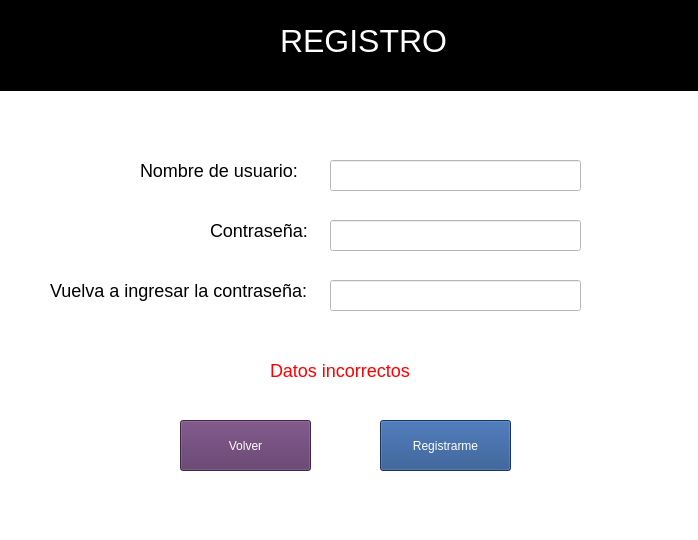
<?xml version="1.0" encoding="UTF-8"?>
<ui version="4.0">
 <class>MainWindow</class>
 <widget class="QMainWindow" name="MainWindow">
  <property name="geometry">
   <rect>
    <x>0</x>
    <y>0</y>
    <width>698</width>
    <height>540</height>
   </rect>
  </property>
  <property name="windowTitle">
   <string>MainWindow</string>
  </property>
  <property name="styleSheet">
   <string notr="true">background-color: white;</string>
  </property>
  <widget class="QWidget" name="centralwidget">
   <widget class="QLabel" name="label">
    <property name="geometry">
     <rect>
      <x>140</x>
      <y>160</y>
      <width>181</width>
      <height>21</height>
     </rect>
    </property>
    <property name="styleSheet">
     <string notr="true">font-size: 18px;</string>
    </property>
    <property name="text">
     <string>Nombre de usuario:</string>
    </property>
   </widget>
   <widget class="QLabel" name="label_2">
    <property name="geometry">
     <rect>
      <x>210</x>
      <y>220</y>
      <width>101</width>
      <height>21</height>
     </rect>
    </property>
    <property name="styleSheet">
     <string notr="true">font-size: 18px;</string>
    </property>
    <property name="text">
     <string>Contraseña:</string>
    </property>
   </widget>
   <widget class="QLineEdit" name="textoUsuario">
    <property name="geometry">
     <rect>
      <x>330</x>
      <y>160</y>
      <width>251</width>
      <height>31</height>
     </rect>
    </property>
   </widget>
   <widget class="QLineEdit" name="textoPassword">
    <property name="geometry">
     <rect>
      <x>330</x>
      <y>220</y>
      <width>251</width>
      <height>31</height>
     </rect>
    </property>
    <property name="echoMode">
     <enum>QLineEdit::Password</enum>
    </property>
   </widget>
   <widget class="QPushButton" name="botonIngresar">
    <property name="geometry">
     <rect>
      <x>380</x>
      <y>420</y>
      <width>131</width>
      <height>51</height>
     </rect>
    </property>
    <property name="styleSheet">
     <string notr="true">#botonIngresar {
	background-color: rgb(32, 74, 135);
	color: white;
}

#botonIngresar:hover {
	background-color: rgb(78, 154, 6);
}</string>
    </property>
    <property name="text">
     <string>Registrarme</string>
    </property>
   </widget>
   <widget class="QFrame" name="frame">
    <property name="geometry">
     <rect>
      <x>0</x>
      <y>0</y>
      <width>701</width>
      <height>91</height>
     </rect>
    </property>
    <property name="styleSheet">
     <string notr="true">background-color: black;</string>
    </property>
    <property name="frameShape">
     <enum>QFrame::StyledPanel</enum>
    </property>
    <property name="frameShadow">
     <enum>QFrame::Raised</enum>
    </property>
    <widget class="QLabel" name="label_6">
     <property name="geometry">
      <rect>
       <x>280</x>
       <y>20</y>
       <width>281</width>
       <height>41</height>
      </rect>
     </property>
     <property name="styleSheet">
      <string notr="true">font-size: 32px;
color: white;</string>
     </property>
     <property name="text">
      <string>REGISTRO</string>
     </property>
    </widget>
   </widget>
   <widget class="QLabel" name="labelIncorrecto">
    <property name="enabled">
     <bool>true</bool>
    </property>
    <property name="geometry">
     <rect>
      <x>270</x>
      <y>360</y>
      <width>291</width>
      <height>21</height>
     </rect>
    </property>
    <property name="styleSheet">
     <string notr="true">#labelIncorrecto{
	text-align: center;
	font-size: 18px;
	color: red;
}</string>
    </property>
    <property name="text">
     <string>Datos incorrectos</string>
    </property>
   </widget>
   <widget class="QLabel" name="label_3">
    <property name="geometry">
     <rect>
      <x>50</x>
      <y>260</y>
      <width>271</width>
      <height>61</height>
     </rect>
    </property>
    <property name="styleSheet">
     <string notr="true">font-size: 18px;</string>
    </property>
    <property name="text">
     <string>Vuelva a ingresar la contraseña:</string>
    </property>
   </widget>
   <widget class="QLineEdit" name="textoPasswordReiteracion">
    <property name="geometry">
     <rect>
      <x>330</x>
      <y>280</y>
      <width>251</width>
      <height>31</height>
     </rect>
    </property>
    <property name="echoMode">
     <enum>QLineEdit::Password</enum>
    </property>
   </widget>
   <widget class="QPushButton" name="botonVolver">
    <property name="geometry">
     <rect>
      <x>180</x>
      <y>420</y>
      <width>131</width>
      <height>51</height>
     </rect>
    </property>
    <property name="styleSheet">
     <string notr="true">#botonVolver {
	background-color: rgb(92, 53, 102);
	color: white;
}

#botonVolver:hover {
	background-color: rgb(46, 52, 54);
}</string>
    </property>
    <property name="text">
     <string>Volver</string>
    </property>
   </widget>
  </widget>
  <widget class="QStatusBar" name="statusbar"/>
 </widget>
 <resources/>
 <connections/>
</ui>
